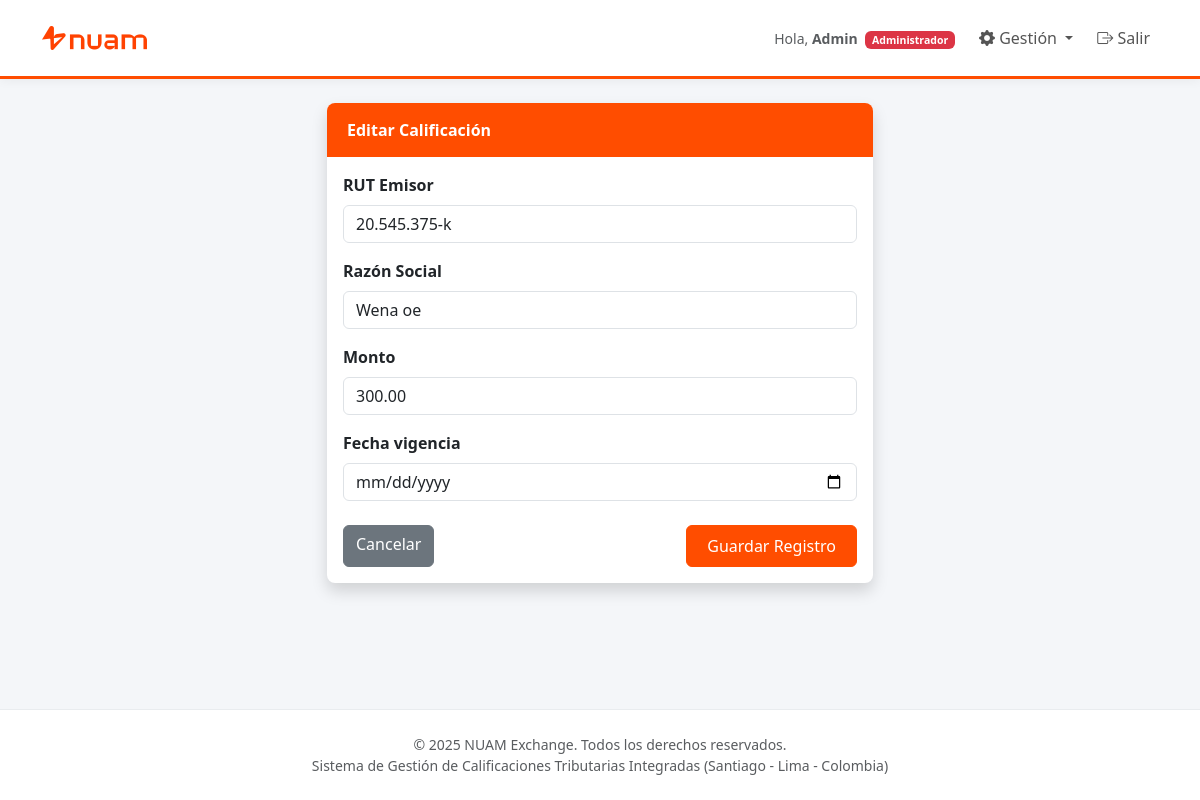
Screenshot of /edit/13/ (signed in) with the database file from the repository.
### core/models.py (models this page shows, shortened)
class TaxQualification(models.Model):
    rut_emisor = models.CharField(max_length=12, db_index=True, verbose_name="RUT Emisor")
    razon_social = models.CharField(max_length=255, verbose_name="Razón Social")
    monto = models.DecimalField(max_digits=15, decimal_places=2, validators=[MinValueValidator(0)])
    factor = models.DecimalField(max_digits=5, decimal_places=2, verbose_name="Factor Calculado")
    fecha_vigencia = models.DateField()
    created_at = models.DateTimeField(auto_now_add=True)
    updated_at = models.DateTimeField(auto_now=True)
    class Meta:
        verbose_name = "Calificación Tributaria"
        verbose_name_plural = "Calificaciones Tributarias"
        ordering = ['-fecha_vigencia', 'rut_emisor']

### core/views.py (the view)
# urls.py: path('edit/<int:id>/', views.edit_tax, name='edit_tax'),
@login_required
@user_passes_test(is_analyst, login_url='home')
def edit_tax(request, id):
    tax = get_object_or_404(TaxQualification, id=id)
    old_monto = tax.monto
    if request.method == 'POST':
        form = ManualEntryForm(request.POST, instance=tax)
        if form.is_valid():
            new_tax = form.save(commit=False)
            new_tax.factor = calcular_factor_tributario(new_tax.monto)
            new_tax.save()
            if old_monto != new_tax.monto:
                registrar_auditoria(request.user, "EDITAR", tax.rut_emisor, f"Monto: {old_monto}", f"Monto: {tax.monto}")
            messages.success(request, 'Registro actualizado exitosamente.')
            return redirect('home')
    else:
        form = ManualEntryForm(instance=tax)
    return render(request, 'core/form_tax.html', {'form': form, 'title': 'Editar Calificación'})

### core/forms.py (shortened to what this page needs)
class ManualEntryForm(forms.ModelForm):
    class Meta:
        model = TaxQualification
        fields = ['rut_emisor', 'razon_social', 'monto', 'fecha_vigencia']
        widgets = {
            'fecha_vigencia': forms.DateInput(attrs={'type': 'date', 'class': 'form-control'}),
            'rut_emisor': forms.TextInput(attrs={
                'class': 'form-control',
                'placeholder': '12.345.678-9',
                }),
            'razon_social': forms.TextInput(attrs={'class': 'form-control'}),
            'monto': forms.NumberInput(attrs={'class': 'form-control'}),
        }

### core/views.py (called while the page is built)
def is_analyst(user):
    return user.is_superuser or user.is_staff or user.groups.filter(name='Analistas').exists()

### templates/core/form_tax.html (shortened to what this page needs)
{% extends 'base.html' %}
{% block content %}
<div class="row justify-content-center">
    <div class="col-md-6">
        <div class="card shadow">
            <div class="card-header-nuam">{{ title }}</div>
            <div class="card-body">
                <form method="post">
                    {% for field in form %}
                    <div class="mb-3">
                        <label class="form-label fw-bold">{{ field.label }}</label>
                        {{ field }}
                    </div>
                    {% endfor %}
                    <div class="d-flex justify-content-between mt-4">
                        <a href="{% url 'home' %}" class="btn btn-secondary">Cancelar</a>
                        <button type="submit" class="btn btn-nuam">Guardar Registro</button>
                    </div>
                </form>
            </div>
        </div>
    </div>
</div>
{% endblock %}

### templates/base.html (shortened to what this page needs)
{% load static %}
<!DOCTYPE html>
<html lang="es">
<head>
    <link href="https://cdn.jsdelivr.net/npm/bootstrap@5.3.0/dist/css/bootstrap.min.css" rel="stylesheet">
    <link rel="stylesheet" href="https://cdn.jsdelivr.net/npm/bootstrap-icons@1.10.5/font/bootstrap-icons.css">
    <link href="{% static 'css/style.css' %}" rel="stylesheet">
</head>
<body>
    <nav class="navbar navbar-expand-lg navbar-custom mb-4">
        <div class="container">
            <a class="navbar-brand" href="{% url 'home' %}">
                <img src="{% static 'img/nuam_HD.png' %}" alt="Logo NUAM" class="navbar-brand-logo">
            </a>
            <div class="collapse navbar-collapse" id="navbarContent">
                <ul class="navbar-nav ms-auto mb-2 mb-lg-0 align-items-center">
                    {% if user.is_authenticated %}
                        <li class="nav-item me-3">
                            <span class="text-muted small">
                                Hola, <strong>{{ user.username|title }}</strong>
                                {% if user.is_superuser %}
                                    <span class="badge bg-danger ms-1">Administrador</span>
                                {% elif user.is_staff %}
                                    <span class="badge bg-warning text-dark ms-1">Analista</span>
                                {% else %}
                                    <span class="badge bg-secondary ms-1">Corredor</span>
                                {% endif %}
                            </span>
                        </li>
                        {% if user.is_staff %}
                        <li class="nav-item dropdown">
                            <a class="nav-link dropdown-toggle btn btn-outline-nuam btn-sm me-2" href="#" role="button" data-bs-toggle="dropdown">
                                <i class="bi bi-gear-fill"></i> Gestión
                            </a>
                        </li>
                        {% endif %}
                        <li class="nav-item">
                            <form action="{% url 'logout' %}" method="post" class="d-inline">
                                <button type="submit" class="btn btn-link nav-link text-danger" style="text-decoration: none;">
                                    <i class="bi bi-box-arrow-right"></i> Salir
                                </button>
                            </form>
                        </li>
                    {% else %}
                        <li class="nav-item">
                            <a href="{% url 'login' %}" class="btn btn-nuam btn-sm">Acceso Corporativo</a>
                        </li>
                    {% endif %}
                </ul>
            </div>
        </div>
    </nav>
    <div class="container pb-5">
        {% block content %}{% endblock %}
    </div>
    <footer class="text-center py-4 text-muted small">
        <div class="container">
            <p class="mb-0">© 2025 NUAM Exchange. Todos los derechos reservados.</p>
            <p class="mb-0">Sistema de Gestión de Calificaciones Tributarias Integradas (Santiago - Lima - Colombia)</p>
        </div>
    </footer>
</body>
</html>

### static/css/style.css (style rules this page uses)
:root { --nuam-orange: #FF4D00; --nuam-orange-hover: #D63F00; --nuam-bg: #f4f6f9; --nuam-text: #2c3e50; }
body { background-color: var(--nuam-bg); font-family: 'Segoe UI', 'Roboto', 'Helvetica Neue', sans-serif; color: var(--nuam-text); min-height: 100vh; display: flex; flex-direction: column; }
.navbar-custom { background-color: #ffffff; border-bottom: 3px solid var(--nuam-orange); box-shadow: 0 2px 10px rgba(0,0,0,0.05); }
.navbar-brand-logo { height: 150px; width: auto; margin-top: -50px; margin-bottom: -50px; position: relative; z-index: 1000; transition: opacity 0.3s; }
.nav-link { color: #555 !important; font-weight: 500; }
.card { border: none; border-radius: 8px; box-shadow: 0 4px 6px rgba(0,0,0,0.04); background-color: white; overflow: hidden; }
.card-header-nuam { background-color: var(--nuam-orange); color: white; font-weight: 600; border-bottom: none; padding: 15px 20px; }
.btn-nuam { background-color: var(--nuam-orange); border-color: var(--nuam-orange); color: white; font-weight: 500; padding: 8px 20px; transition: all 0.3s ease; }
.btn-outline-nuam { color: var(--nuam-orange); border-color: var(--nuam-orange); background-color: transparent; }
footer { margin-top: auto; border-top: 1px solid #e9ecef; background-color: white; }

### rows the page displays
TaxQualification: form "20.545.375-k" "Wena oe" "300.00"

### other values shown
{{ user.username|title }} "Admin"
{{ title }} "Editar Calificación"
{{ field.label }} "RUT Emisor" "Razón Social" "Monto" "Fecha vigencia"
